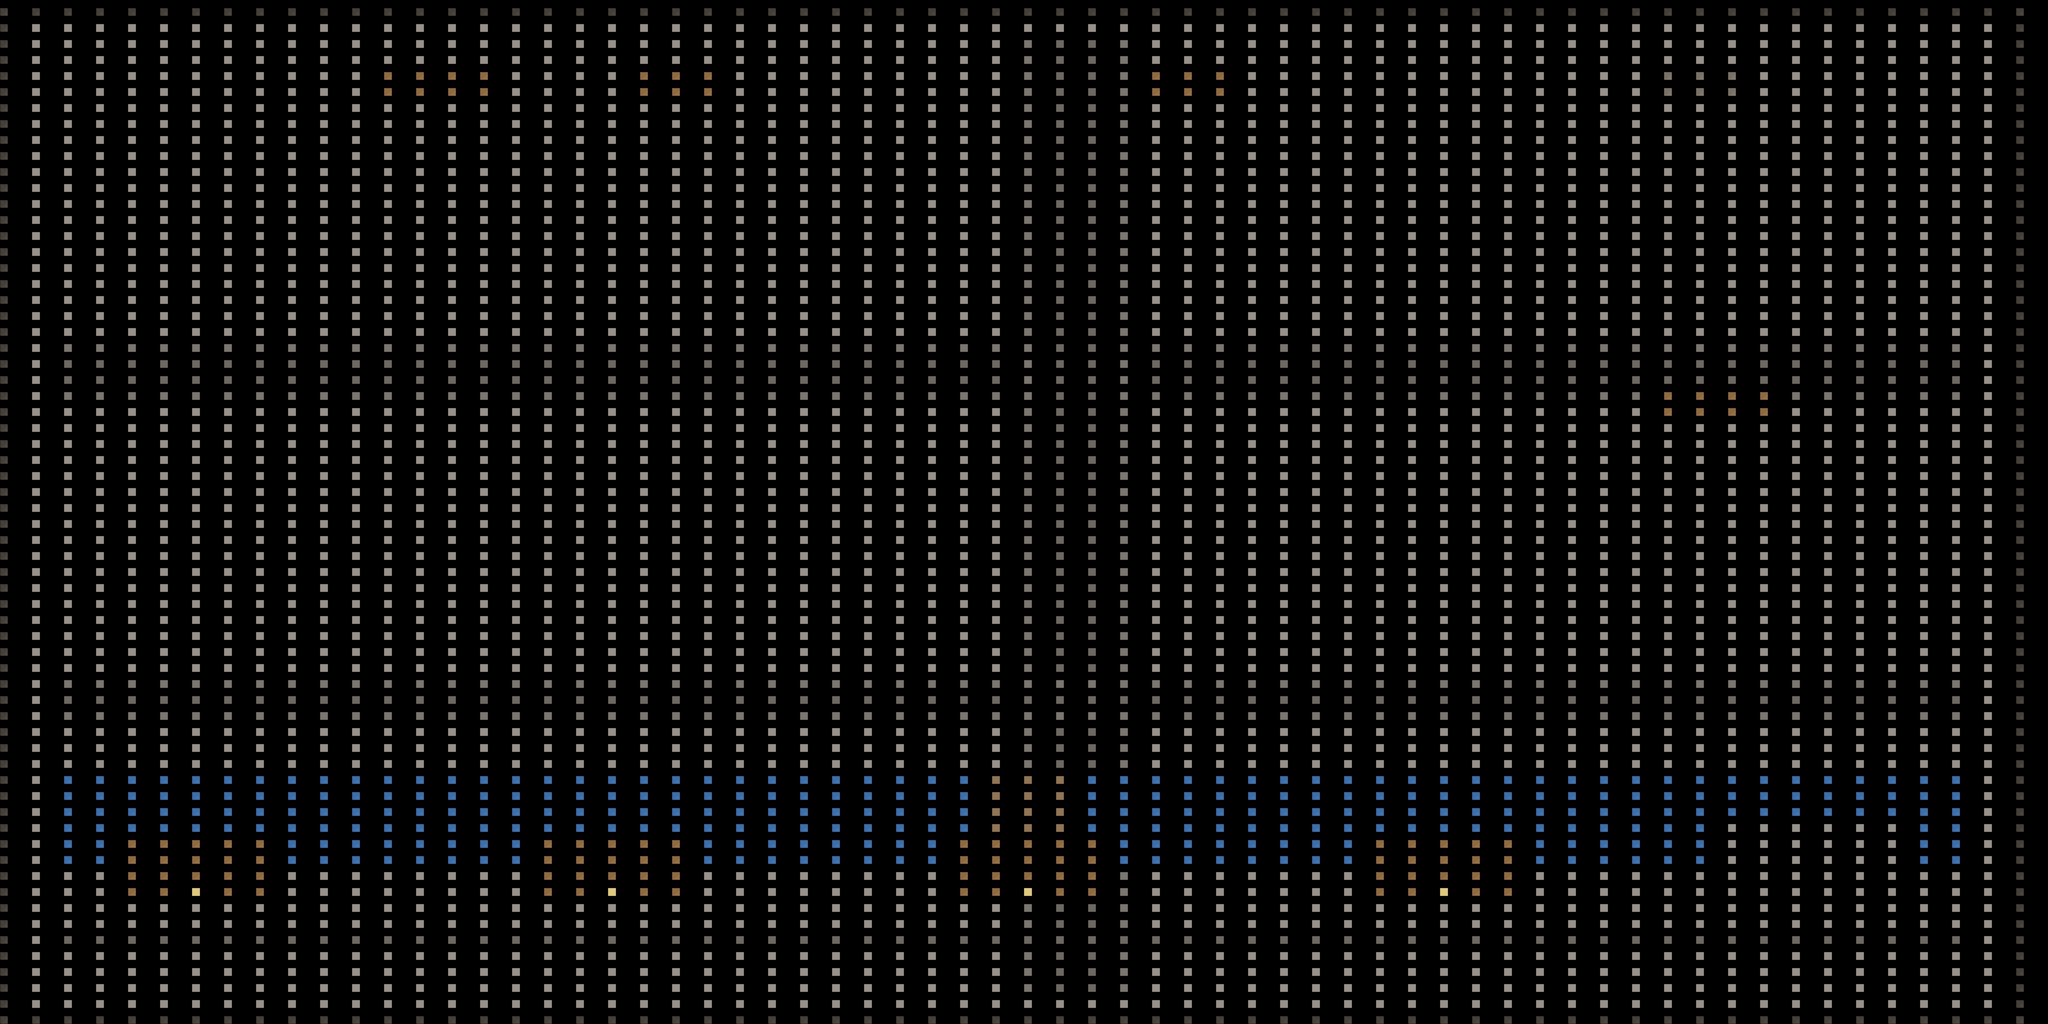

The image is a tile-based game level rendered from a .tmx file. Its description and source (layers, tilesets, objects; grid data summarised) follow:
An orthogonal 64x64 tile map with 64x32 px tiles, 1 tile layer (suelo).

<map version="1.10" tiledversion="1.10.2" orientation="orthogonal" renderorder="right-down" width="64" height="64" tilewidth="64" tileheight="32" infinite="0" nextlayerid="2" nextobjectid="1">
 <tileset firstgid="1" name="ciudad" tilewidth="16" tileheight="16" tilecount="36" columns="6">
  <image source="../textures/ciudad_tileset.png" width="96" height="96" />
  <tile id="1">
   <properties>
    <property name="collision" type="bool" value="true" />
   </properties>
  </tile>
  <tile id="3">
   <properties>
    <property name="collision" type="bool" value="true" />
   </properties>
  </tile>
  <tile id="6">
   <properties>
    <property name="collision" type="bool" value="true" />
   </properties>
  </tile>
  <tile id="7">
   <properties>
    <property name="collision" type="bool" value="true" />
   </properties>
  </tile>
  <tile id="8">
   <properties>
    <property name="collision" type="bool" value="true" />
   </properties>
  </tile>
  <tile id="9">
   <properties>
    <property name="collision" type="bool" value="true" />
   </properties>
  </tile>
  <tile id="10">
   <properties>
    <property name="collision" type="bool" value="true" />
   </properties>
  </tile>
  <tile id="11">
   <properties>
    <property name="collision" type="bool" value="true" />
   </properties>
  </tile>
  <tile id="12">
   <properties>
    <property name="collision" type="bool" value="true" />
   </properties>
  </tile>
  <tile id="13">
   <properties>
    <property name="collision" type="bool" value="true" />
   </properties>
  </tile>
  <tile id="14">
   <properties>
    <property name="collision" type="bool" value="true" />
   </properties>
  </tile>
  <tile id="15">
   <properties>
    <property name="collision" type="bool" value="true" />
   </properties>
  </tile>
  <tile id="16">
   <properties>
    <property name="collision" type="bool" value="true" />
   </properties>
  </tile>
  <tile id="17">
   <properties>
    <property name="collision" type="bool" value="true" />
   </properties>
  </tile>
  <tile id="18">
   <properties>
    <property name="collision" type="bool" value="true" />
   </properties>
  </tile>
  <tile id="19">
   <properties>
    <property name="collision" type="bool" value="true" />
   </properties>
  </tile>
  <tile id="24">
   <properties>
    <property name="collision" type="bool" value="true" />
   </properties>
  </tile>
  <tile id="25">
   <properties>
    <property name="collision" type="bool" value="true" />
   </properties>
  </tile>
  <tile id="26">
   <properties>
    <property name="collision" type="bool" value="true" />
   </properties>
  </tile>
  <tile id="28">
   <properties>
    <property name="collision" type="bool" value="true" />
   </properties>
  </tile>
  <tile id="32">
   <properties>
    <property name="collision" type="bool" value="true" />
   </properties>
  </tile>
  <tile id="35">
   <properties>
    <property name="collision" type="bool" value="true" />
   </properties>
  </tile>
 </tileset>
 <layer id="1" name="suelo" width="64" height="64">
  <data>[4096 cells, 4096 non-empty, 10 distinct tile ids]</data>
 </layer>
</map>
